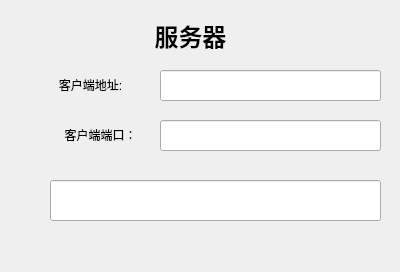
<?xml version="1.0" encoding="UTF-8"?>
<ui version="4.0">
 <class>Widget</class>
 <widget class="QWidget" name="Widget">
  <property name="geometry">
   <rect>
    <x>0</x>
    <y>0</y>
    <width>400</width>
    <height>272</height>
   </rect>
  </property>
  <property name="windowTitle">
   <string>Widget</string>
  </property>
  <widget class="QLabel" name="label">
   <property name="geometry">
    <rect>
     <x>130</x>
     <y>10</y>
     <width>121</width>
     <height>51</height>
    </rect>
   </property>
   <property name="text">
    <string>&lt;html&gt;&lt;head/&gt;&lt;body&gt;&lt;p align=&quot;center&quot;&gt;&lt;span style=&quot; font-size:18pt; font-weight:600;&quot;&gt;服务器&lt;/span&gt;&lt;/p&gt;&lt;/body&gt;&lt;/html&gt;</string>
   </property>
  </widget>
  <widget class="QLineEdit" name="ipLineEdit">
   <property name="geometry">
    <rect>
     <x>160</x>
     <y>70</y>
     <width>221</width>
     <height>31</height>
    </rect>
   </property>
  </widget>
  <widget class="QLineEdit" name="portLIneEdit">
   <property name="geometry">
    <rect>
     <x>160</x>
     <y>120</y>
     <width>221</width>
     <height>31</height>
    </rect>
   </property>
  </widget>
  <widget class="QLabel" name="label_3">
   <property name="geometry">
    <rect>
     <x>30</x>
     <y>60</y>
     <width>121</width>
     <height>51</height>
    </rect>
   </property>
   <property name="text">
    <string>&lt;html&gt;&lt;head/&gt;&lt;body&gt;&lt;p align=&quot;center&quot;&gt;客户端地址:&lt;/p&gt;&lt;/body&gt;&lt;/html&gt;</string>
   </property>
  </widget>
  <widget class="QLabel" name="label_4">
   <property name="geometry">
    <rect>
     <x>40</x>
     <y>110</y>
     <width>121</width>
     <height>51</height>
    </rect>
   </property>
   <property name="text">
    <string>&lt;html&gt;&lt;head/&gt;&lt;body&gt;&lt;p align=&quot;center&quot;&gt;客户端端口：&lt;/p&gt;&lt;/body&gt;&lt;/html&gt;</string>
   </property>
  </widget>
  <widget class="QLineEdit" name="mainLineEdit">
   <property name="geometry">
    <rect>
     <x>50</x>
     <y>180</y>
     <width>331</width>
     <height>41</height>
    </rect>
   </property>
  </widget>
 </widget>
 <layoutdefault spacing="6" margin="11"/>
 <resources/>
 <connections/>
</ui>
